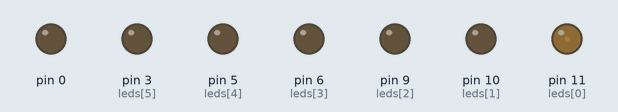
Recording of a sketch running on a simulated Arduino Uno, built with avr-gcc and run on an emulated ATmega328P. Parts: output pins drawn as LEDs (lit = HIGH).

Above: at 0.05 s.
At 0.75 s:
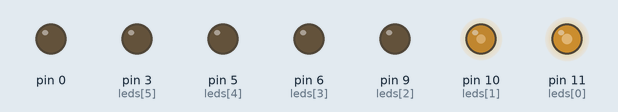
At 1.5 s:
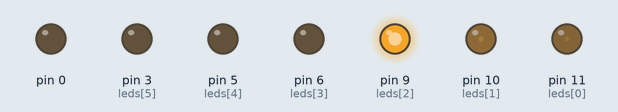
At 3.0 s:
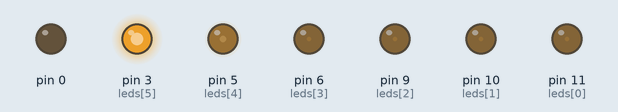
At 4.5 s:
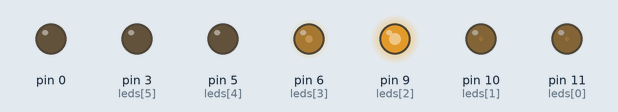
At 6.0 s:
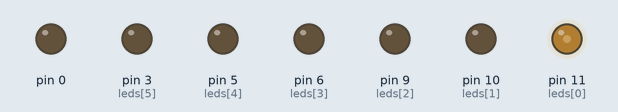
Timing chart, 0 to 8.0 s (numbered marks = the images above):
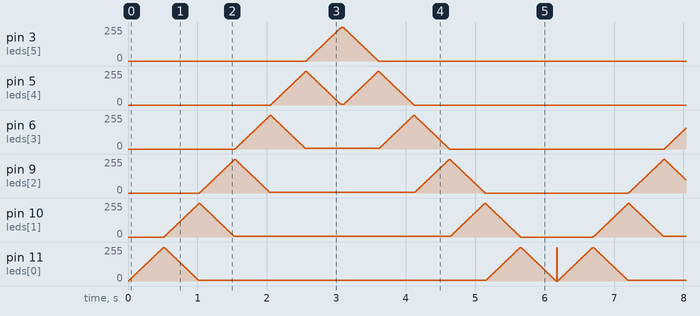

Measured:
- by itself, pin 3 (leds[5]), pin 5 (leds[4]), pin 6 (leds[3]), pin 10 (leds[1]): moves between 0/255 and 255/255, repeating every 6.2 s
- by itself, pin 11 (leds[0]): moves between 0/255 and 251/255, repeating every 6.2 s

The sketch:

Sweeping.ino
```cpp
/* Sweeping
 *
 * This program makes the light of the diodes sweep, and use four
 * buttons to control the speed, pause and or invert the lights.
 */

int leds[] = {11, 10, 9, 6, 5, 3};
int counter = 0;
int ledNr = 0;
int strength = 0;

void setup() {
  // Declare pins as output and make sure they are off
  for (int i;i<7;i++) {
    pinMode(leds[i], OUTPUT);
    digitalWrite(leds[i], LOW);
  }
}

void loop() {
  // Makes the leds pulse from right to left
  while (counter <= 255*6) {
    ledNr = getLedNr(counter);
    strength = getLedStrength(counter);
    analogWrite(leds[ledNr], strength);

    if (counter > 255) {
      analogWrite(leds[ledNr-1], 255-strength);
    }
    counter += 5;
    delay(10);
  }

  // Makes the leds pulse from left to right
  while (counter >= 0) {
    ledNr = getLedNr(counter);
    strength = getLedStrength(counter);
    if (counter > 255) {
      analogWrite(leds[ledNr-1], 255-strength);
    }

    analogWrite(leds[ledNr], strength);

    counter -= 5;
    delay(10);
  }
}

int getLedNr(int counter) {
  return counter/255;
}

int getLedStrength(int counter) {
  return counter%255;
}
```
